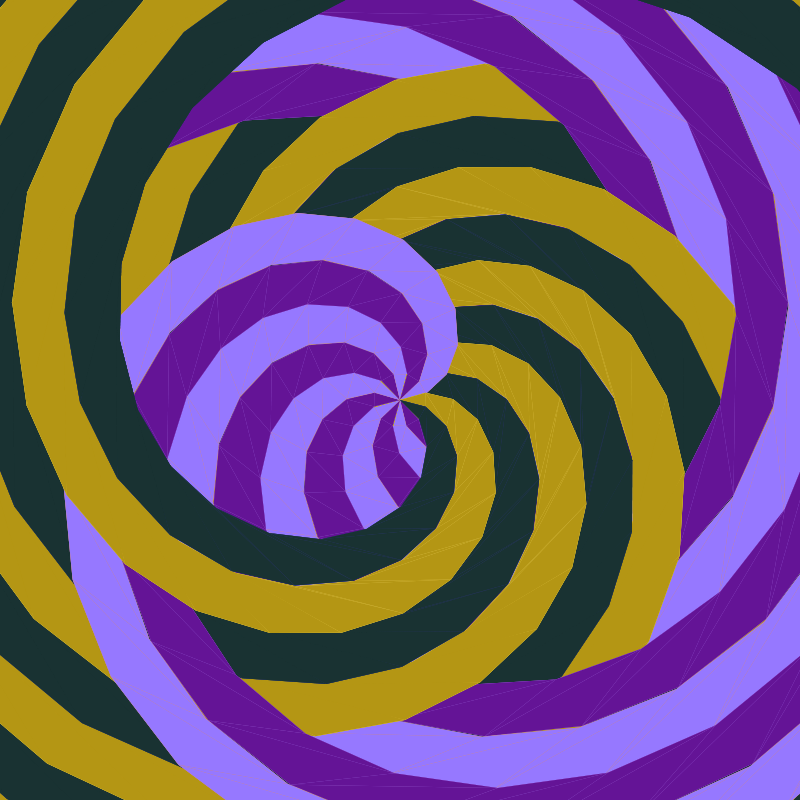
Frame 1 (no input)
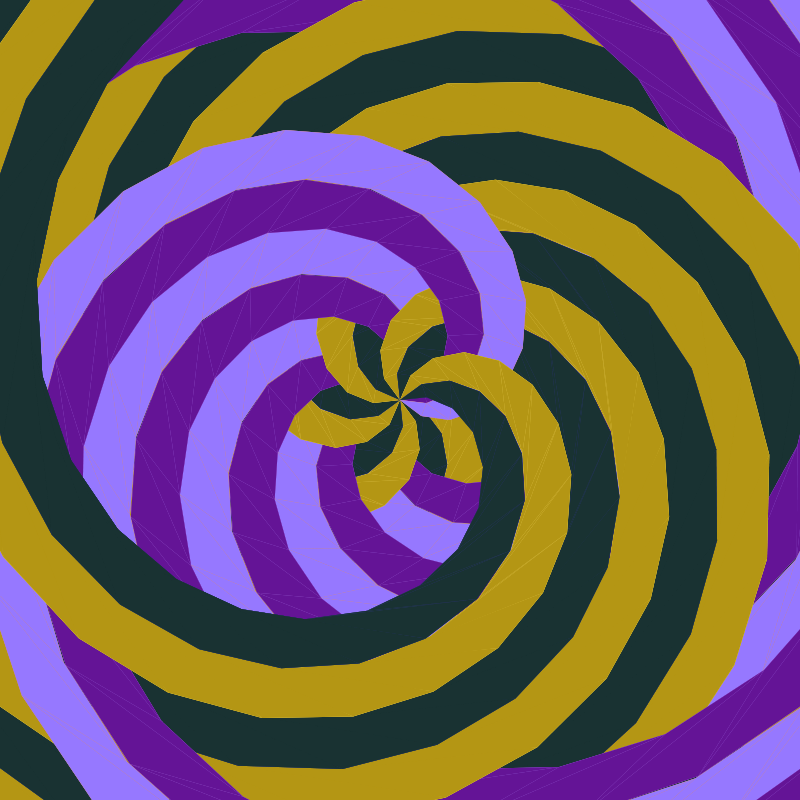
Frame 60 (no input)
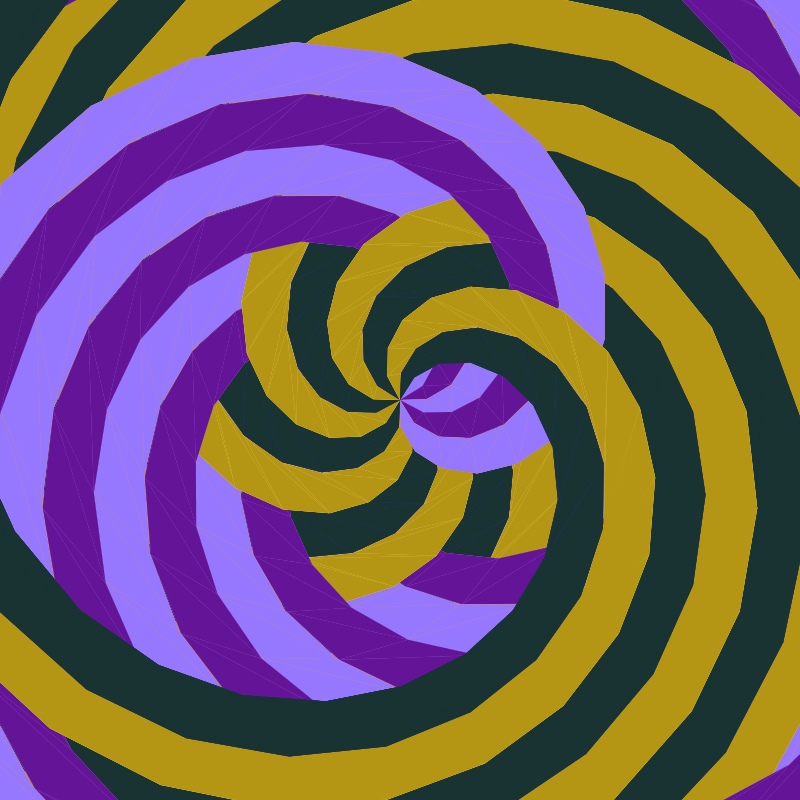
Frame 120 (the mouse pressed at the canvas centre since frame 60)

The p5.js sketch that drew these frames (run headless with seeded random() and noise() and a simulated clock; from frame 60 on, the mouse is pressed at the canvas centre):

// p5.js sketch
// ── sketch.js
// P5.js Drill Spiral Pattern
let segments = 12;  // Number of segments around the center
let rotationSpeed = 0.0009;

// Complementary color pairs
const colorPairs1 = [
  // Blue-Orange pair
//   [[50, 100, 255], [255, 150, 50]],
  [[100, 20, 150], [180, 130, 255]],
  // Red-Green pair
  // [[255, 50, 50], [50, 255, 100]]
   [[180, 150, 20], [255, 230, 100]]
];

const colorPairs = [
  // Deep purple and lavender pair
  [[100, 20, 150], [180, 130, 255]],
  // Deep yellow and light yellow pair
  [[180, 150, 20], [255, 230, 100]]
];

const colorPairs2 = [
  // Blue-Orange pair
  [[150, 120, 255], [255, 150, 50]],
  // Red-Green pair
  [[25, 50, 50], [50, 55, 150]]
];

function setup() {
  const size = min(windowWidth * 0.8, 800);
  createCanvas(size, size);
  angleMode(RADIANS);
  colorMode(RGB);
}

function draw() {
  background(20);
  translate(width / 2, height / 2);

  // let radius = width * 0.45;  // Reduced to ensure spirals touch perfectly
  let radius = width * 0.8;
  
  // Calculate segment angle for perfect alignment
  const segmentAngle = TWO_PI / segments;
  
  // Draw each spiral segment
  for (let i = 0; i < segments; i++) {
    const baseAngle = segmentAngle * i;
    const colorPairIndex = i % 2;
    const colors1 = colorPairs1[colorPairIndex];
    const colors2 = colorPairs2[colorPairIndex]
    
    // Alternate rotation direction
    const rotation = (i % 2 === 0) ? millis() * rotationSpeed : -millis() * rotationSpeed;

    drawDrillSpiral(
      radius,
      baseAngle,
      segmentAngle,
      colors1,
      rotation,
      i % 2 === 0
    );
    
    drawDrillSpiral(
      radius,
      baseAngle,
      segmentAngle,
      colors2,
      rotation-100,
      i % 2 === 0
    );
  }
}

function drawDrillSpiral(radius, baseAngle, segmentAngle, colors, rotation, clockwise) {
  const spiralSteps = 24;  // Increased for smoother spiral
  const segmentSteps = 3;  // Number of segments in each spiral
  
  push();
  // Rotate to position and align segment
  // stroke(250)
  rotate(baseAngle);
  
  // Create the drill spiral effect
  for (let step = 0; step < segmentSteps; step++) {
    beginShape(TRIANGLE_STRIP);
    
    const colorIndex = step % 2;
    fill(colors[colorIndex][0], colors[colorIndex][1], colors[colorIndex][2]);
    noStroke();

    for (let i = 0; i <= spiralSteps; i++) {
      const t = i / spiralSteps;
      const r = radius * (1 - t * 1);  // Slightly reduce inner radius for better center convergence
      
      // Calculate spiral twist
      const twist = rotation + (clockwise ? t * TWO_PI : -t * TWO_PI);
      
      // Calculate points along the spiral edge
      const angle1 = twist;
      const angle2 = twist + segmentAngle;
      
      // Create perfectly aligned edges
      const x1 = r * cos(angle1);
      const y1 = r * sin(angle1);
      const x2 = r * cos(angle2);
      const y2 = r * sin(angle2);
      
      vertex(x1, y1);
      vertex(x2, y2);
    }
    endShape();
  }
  pop();
}

function windowResized() {
  const size = min(windowWidth * 0.8, 800);
  resizeCanvas(size, size);
}
